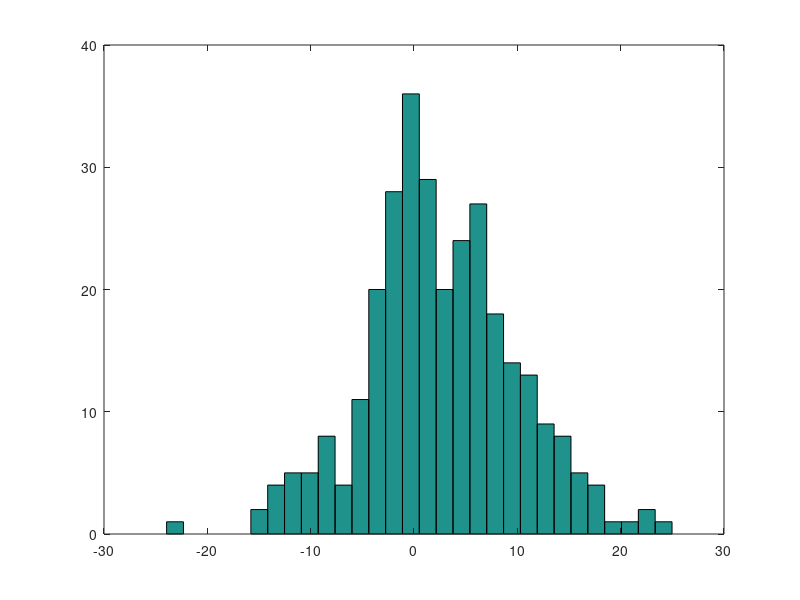
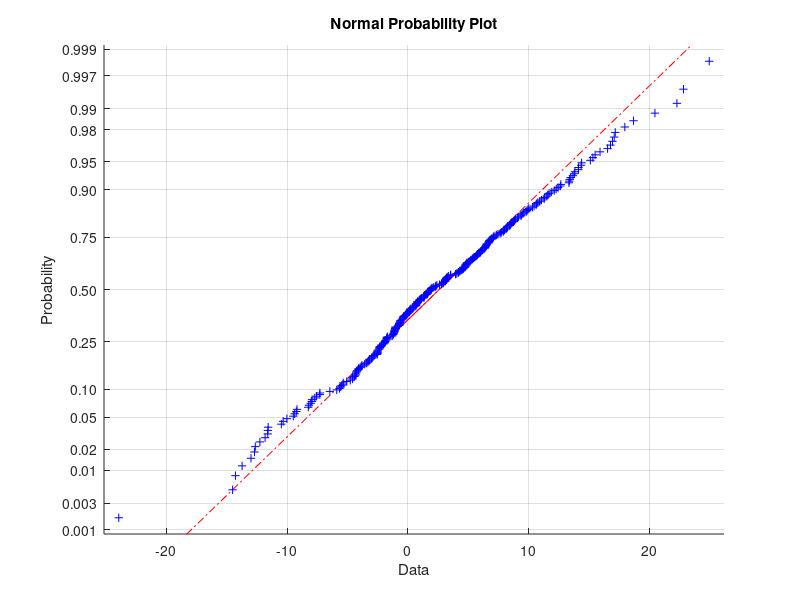

Write the MATLAB code that produced these figures, in order.
A = normrnd(3, 7, [1, 300]);

figure('Name', 'zadanie6 histogram');
hist(A, 30);

figure('Name', 'zadanie6 Dystrybuanta');
normplot(A);
